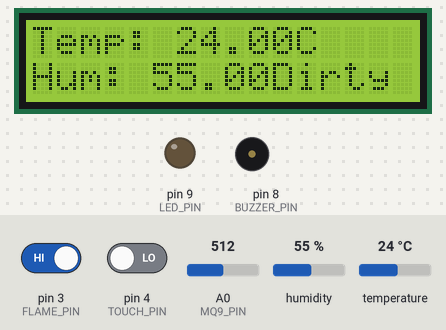
A sketch run on a simulated Arduino Uno, built with avr-gcc and run on an emulated ATmega328P. On the bench: 16×2 character LCD, output pins drawn as LEDs (lit = HIGH), buzzer (waves = sounding). Inputs (shaded band) come from the test bench; at power-on: pin 3 (FLAME_PIN) HIGH, pin 4 (TOUCH_PIN) LOW, A0 (MQ9_PIN) = 512, humidity 55 %, temperature 24 °C.

Above: at 3.2 s.
3.3 s: pin 3 (FLAME_PIN) driven LOW
At 5.92 s:
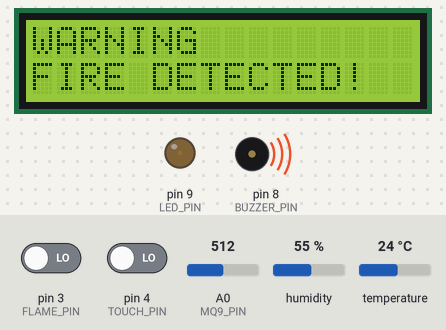
6.6 s: pin 3 (FLAME_PIN) driven HIGH and pin 4 (TOUCH_PIN) driven HIGH
At 8.3 s:
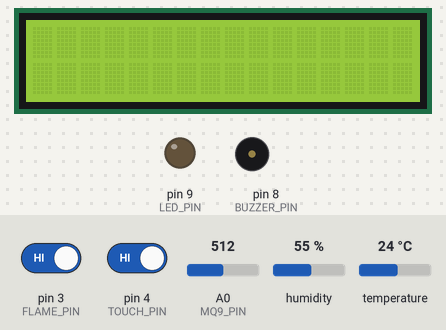
12.7 s: A0 (MQ9_PIN) set to 490
At 15.5 s:
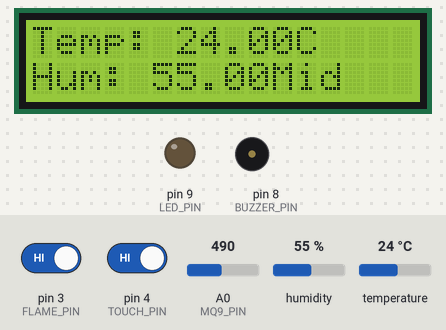
18.8 s: A0 (MQ9_PIN) set to 190
At 19.4 s:
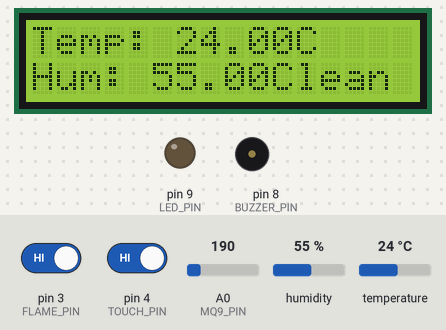
24.9 s: humidity set to 22 %
At 27.9 s:
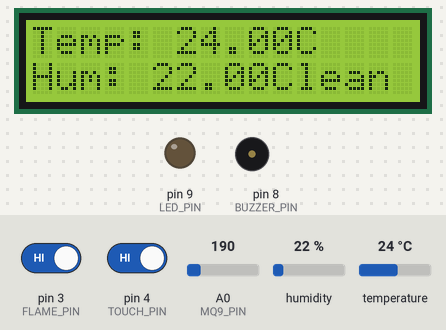
29.6 s: temperature set to 12 °C
At 31.9 s:
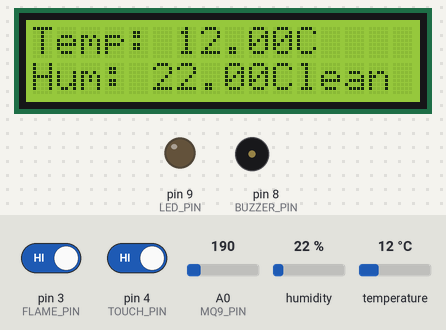
Timing chart, 0 to 33.4 s (numbered marks = the images above; inputs shaded):
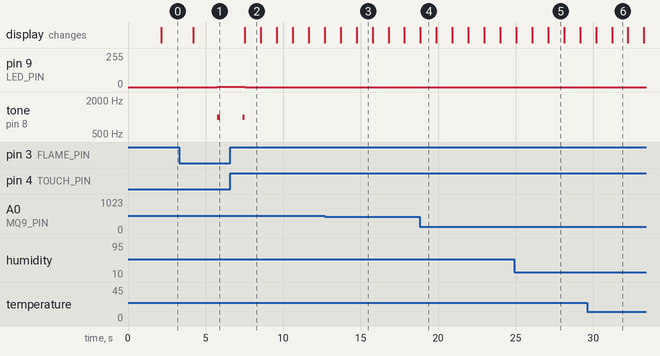

Measured:
- after the input at 3.3 s, pin 9 (LED_PIN): 0/255 → 1/255 after 2.4 s; tone on pin 8 (BUZZER_PIN): silent → 1000 Hz after 2.4 s, → silent 0.20 s later; the display: changes after 0.91 s (image 1)
- after the input at 6.6 s, pin 9 (LED_PIN): 1/255 → 0/255 after 0.93 s; the display: changes after 0.94 s (image 2)
- after the input at 12.7 s, the display: first differs from a run without the input after 2.0 s (image 3)
- after the input at 18.8 s, the display: changes after 0.06 s (image 4)
- after the input at 24.9 s, the display: first differs from a run without the input after 2.2 s (image 5)
- after the input at 29.6 s, the display: first differs from a run without the input after 1.6 s (image 6)
- what the display in image 2 shows lasts 1.1 s, from 7.5 s to 8.6 s

The sketch:

environment_monitor.ino
```cpp
// (licence header left out)
#include <Wire.h>
#include <LiquidCrystal_I2C.h>
#include <DHT.h>
#define DHTPIN       2
#define DHTTYPE      DHT11
#define MQ9_PIN      A0
#define FLAME_PIN    3
#define TOUCH_PIN    4
#define BUZZER_PIN   8
#define LED_PIN      9
LiquidCrystal_I2C lcd(0x27, 16, 2);
DHT dht(DHTPIN, DHTTYPE);
bool lcd_enabled = true;
unsigned long lastTouch = 0;

void setup() {
  Serial.begin(9600);
  lcd.init();
  lcd.backlight();
  dht.begin();
  pinMode(MQ9_PIN, INPUT);
  pinMode(FLAME_PIN, INPUT);
  pinMode(TOUCH_PIN, INPUT);
  pinMode(BUZZER_PIN, OUTPUT);
  pinMode(LED_PIN, OUTPUT);
  lcd.setCursor(0, 0);
  lcd.print("System Ready");
  delay(2000);
  lcd.clear();
}

void loop() {
  float temperature = dht.readTemperature();
  float humidity = dht.readHumidity();
  int gasValue = analogRead(MQ9_PIN);
  int flameValue = digitalRead(FLAME_PIN);
  int touchValue = digitalRead(TOUCH_PIN);

  if (touchValue == HIGH && millis() - lastTouch > 500) {
    lcd_enabled = !lcd_enabled;
    lastTouch = millis();
  }
  if (flameValue == LOW) {
    lcd.clear();
    lcd.setCursor(0, 0);
    lcd.print("WARNING");
    lcd.setCursor(0, 1);
    lcd.print("FIRE DETECTED!");
    for (int i = 0; i < 255; i++) {
      analogWrite(LED_PIN, i);
      delay(3);
    }
    for (int i = 255; i > 0; i--) {
      analogWrite(LED_PIN, i);
      delay(3);
    }
    tone(BUZZER_PIN, 1000, 200);
    delay(100);
    return;
  }

  noTone(BUZZER_PIN);
  analogWrite(LED_PIN, 0);
  lcd.clear();

  if (lcd_enabled) {
    lcd.setCursor(0, 0);
    lcd.print("Temp: ");
    lcd.print(temperature);
    lcd.print("C");
    lcd.setCursor(0, 1);
    lcd.print("Hum: ");
    lcd.print(humidity);
    lcd.print("%");
    lcd.setCursor(10, 1);
    if (gasValue < 200)      lcd.print("Clean");
    else if (gasValue < 500) lcd.print("Mid");
    else                     lcd.print("Dirty");
  }
  delay(1000);
}
```
